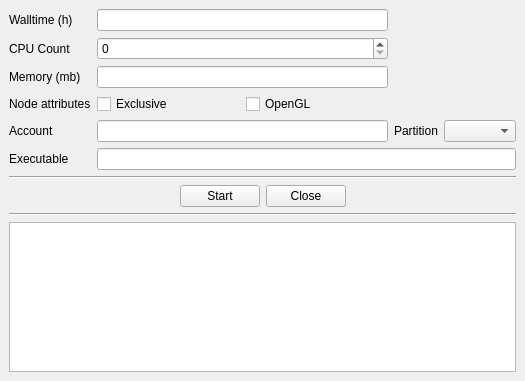
<?xml version="1.0" encoding="UTF-8"?>
<ui version="4.0">
 <class>MainWindow</class>
 <widget class="QMainWindow" name="MainWindow">
  <property name="geometry">
   <rect>
    <x>0</x>
    <y>0</y>
    <width>525</width>
    <height>381</height>
   </rect>
  </property>
  <property name="windowTitle">
   <string>MainWindow</string>
  </property>
  <widget class="QWidget" name="centralwidget">
   <layout class="QHBoxLayout" name="horizontalLayout_3">
    <item>
     <layout class="QVBoxLayout" name="verticalLayout" stretch="0,0,0,0,0">
      <item>
       <layout class="QGridLayout" name="gridLayout">
        <item row="0" column="0">
         <widget class="QLabel" name="label">
          <property name="text">
           <string>Walltime (h)</string>
          </property>
         </widget>
        </item>
        <item row="2" column="1">
         <widget class="QLineEdit" name="memoryEdit"/>
        </item>
        <item row="2" column="0">
         <widget class="QLabel" name="label_3">
          <property name="text">
           <string>Memory (mb)</string>
          </property>
         </widget>
        </item>
        <item row="4" column="1">
         <widget class="QLineEdit" name="accountEdit"/>
        </item>
        <item row="4" column="2">
         <widget class="QLabel" name="label_6">
          <property name="text">
           <string>Partition</string>
          </property>
         </widget>
        </item>
        <item row="5" column="1" colspan="3">
         <widget class="QLineEdit" name="executableEdit"/>
        </item>
        <item row="4" column="3">
         <widget class="QComboBox" name="partitionCombo"/>
        </item>
        <item row="3" column="0">
         <widget class="QLabel" name="label_4">
          <property name="text">
           <string>Node attributes</string>
          </property>
         </widget>
        </item>
        <item row="1" column="1">
         <widget class="QSpinBox" name="cpuCountSpin"/>
        </item>
        <item row="5" column="0">
         <widget class="QLabel" name="label_8">
          <property name="text">
           <string>Executable</string>
          </property>
         </widget>
        </item>
        <item row="4" column="0">
         <widget class="QLabel" name="label_5">
          <property name="text">
           <string>Account</string>
          </property>
         </widget>
        </item>
        <item row="1" column="0">
         <widget class="QLabel" name="label_2">
          <property name="text">
           <string>CPU Count</string>
          </property>
         </widget>
        </item>
        <item row="0" column="1">
         <widget class="QLineEdit" name="wallTimeEdit"/>
        </item>
        <item row="3" column="1">
         <layout class="QHBoxLayout" name="horizontalLayout_2">
          <item>
           <widget class="QCheckBox" name="exclusiveCheck">
            <property name="text">
             <string>Exclusive</string>
            </property>
           </widget>
          </item>
          <item>
           <widget class="QCheckBox" name="openGLCheck">
            <property name="text">
             <string>OpenGL</string>
            </property>
           </widget>
          </item>
         </layout>
        </item>
       </layout>
      </item>
      <item>
       <widget class="Line" name="line">
        <property name="orientation">
         <enum>Qt::Horizontal</enum>
        </property>
       </widget>
      </item>
      <item>
       <layout class="QHBoxLayout" name="horizontalLayout">
        <item>
         <spacer name="horizontalSpacer">
          <property name="orientation">
           <enum>Qt::Horizontal</enum>
          </property>
          <property name="sizeHint" stdset="0">
           <size>
            <width>40</width>
            <height>20</height>
           </size>
          </property>
         </spacer>
        </item>
        <item>
         <widget class="QPushButton" name="startButton">
          <property name="text">
           <string>Start</string>
          </property>
         </widget>
        </item>
        <item>
         <widget class="QPushButton" name="closeButton">
          <property name="text">
           <string>Close</string>
          </property>
         </widget>
        </item>
        <item>
         <spacer name="horizontalSpacer_2">
          <property name="orientation">
           <enum>Qt::Horizontal</enum>
          </property>
          <property name="sizeHint" stdset="0">
           <size>
            <width>40</width>
            <height>20</height>
           </size>
          </property>
         </spacer>
        </item>
       </layout>
      </item>
      <item>
       <widget class="Line" name="line_2">
        <property name="orientation">
         <enum>Qt::Horizontal</enum>
        </property>
       </widget>
      </item>
      <item>
       <widget class="QTextBrowser" name="statusText">
        <property name="font">
         <font>
          <family>DejaVu Sans Mono</family>
          <pointsize>8</pointsize>
         </font>
        </property>
        <property name="lineWrapMode">
         <enum>QTextEdit::NoWrap</enum>
        </property>
       </widget>
      </item>
     </layout>
    </item>
   </layout>
  </widget>
 </widget>
 <resources/>
 <connections/>
</ui>
